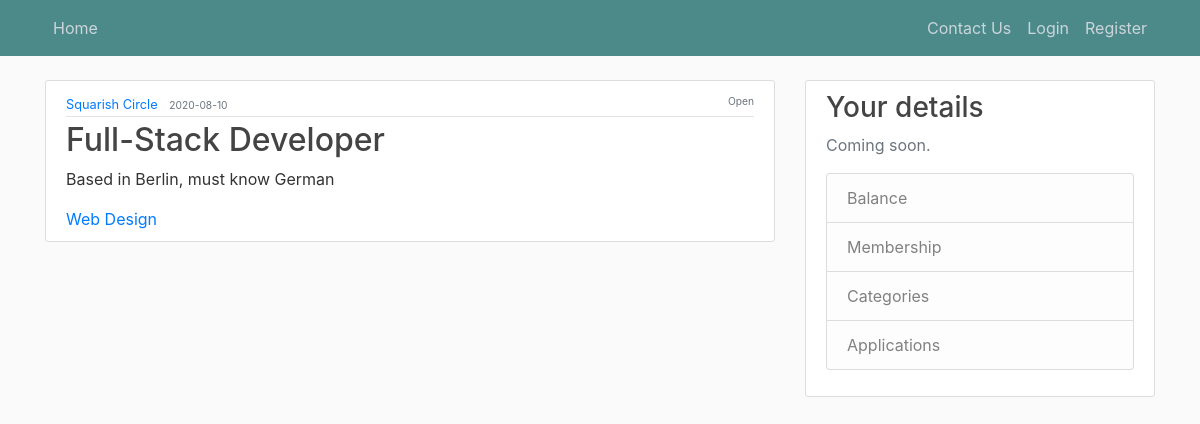
The app's page /post/4 with its own data.
### MainProject/models.py (models this page shows, shortened)
class User(db.Model, UserMixin):
    id = db.Column(db.Integer, primary_key=True)
    email = db.Column(db.String(50), unique=True, nullable=False)
    name = db.Column(db.String(50), nullable=False)
    password = db.Column(db.String(50), nullable=False)
    userType = db.Column(db.String(60), nullable=False)
    employerMembership = db.Column(db.String(60), nullable=False, default='Prime - 50$/month')
    employeeMembership = db.Column(db.String(60), nullable=False, default='Basic - No Charge')
    posts = db.relationship('Post', backref='author', lazy=True)
    condition = db.Column(db.String(10), nullable=False, default='Active')
    cardNum = db.Column(db.String(10), nullable=False, default='')
    cvc = db.Column(db.String(10), nullable=False, default='')
    expireDate = db.Column(db.String(10), nullable=False, default='')
    withdrawType = db.Column(db.String(60), nullable=False, default='Automatic')
    frozen = db.Column(db.Boolean, nullable=False, default=False)
    balance = db.Column(db.Float, nullable=False, default=0.0)

class Post(db.Model):
    id = db.Column(db.Integer, primary_key=True)
    title = db.Column(db.String(20), nullable=False)
    date_posted = db.Column(db.DateTime, nullable=False, default=datetime.utcnow)
    content = db.Column(db.String(50), nullable=False)
    user_id = db.Column(db.Integer, db.ForeignKey('user.id'), nullable=False)
    category = db.Column(db.String(10), nullable=False, default="IT")
    status = db.Column(db.String, nullable=False, default="Open")
    numOfNeededEmployees = db.Column(db.Integer, nullable=False, default=1)

### MainProject/routes.py (the view, shortened to what this page needs)
@app.route("/post/<int:post_id>")
def post(post_id):
    post = Post.query.get_or_404(post_id)
    applicationStatus = 'Pending'
    applications = Application.query.filter_by(post_id=post.id).all()
    userApplicants = []
    for application in applications:
        userApplicants.append(User.query.filter_by(id=application.user_id).all())
    numOfApplications = Application.query.filter_by(post_id=post_id).count()
    appliedToPost = False
    return render_template('post.html', title=post.title, post=post, numOfApplications=numOfApplications,
                           appliedToPost=appliedToPost, userApplicants=userApplicants, applications=applications,
                           applicationStatus=applicationStatus)

### MainProject/templates/post.html (shortened to what this page needs)
{% extends "baseTemplate.html" %}
{% block content %}
  <article class="media content-section">
    <div class="media-body">
      <div class="article-metadata">
        <small style="text-align:left;">
          <a class="mr-2" href="{{ url_for('user_posts', name=post.author.name) }}">{{ post.author.name }}</a>
          <small class="text-muted">{{ post.date_posted.strftime('%Y-%m-%d') }}</small>
            {% if current_user.userType|string() == 'Employee' and applicationStatus|string() != 'Pending'%}
                <span style="float:right;"><small class="text-muted" >{{ applicationStatus }}</small></span>
            {% else %}
                <span style="float:right;"><small class="text-muted" >{{ post.status }}</small></span>
            {% endif %}
        </small>
      </div>
      <h2 class="article-title">{{ post.title }} </h2>
      <p class="article-content">{{ post.content }}</p>
      <a class="mr-2" href="{{ url_for('category_posts', category=post.category) }}">{{ post.category }}</a>
    </div>
  </article>
{% endblock content %}

### MainProject/static/styles.css (style rules this page uses)
body { background: #fafafa; color: #333333; margin-top: 5rem; }
h1, h2, h3, h4, h5, h6 { color: #444444; }
.content-section { background: #ffffff; padding: 10px 20px; border: 1px solid #dddddd; border-radius: 3px; margin-bottom: 20px; }
.article-title { color: #444444; }
.article-content { white-space: pre-line; }
.article-metadata { padding-bottom: 1px; margin-bottom: 4px; border-bottom: 1px solid #e3e3e3 }

### records on screen
User: author.name "Squarish Circle"
Post: date_posted "2020-08-10", status "Open", title "Full-Stack Developer", content "Based in Berlin, must know German", category "Web Design"
